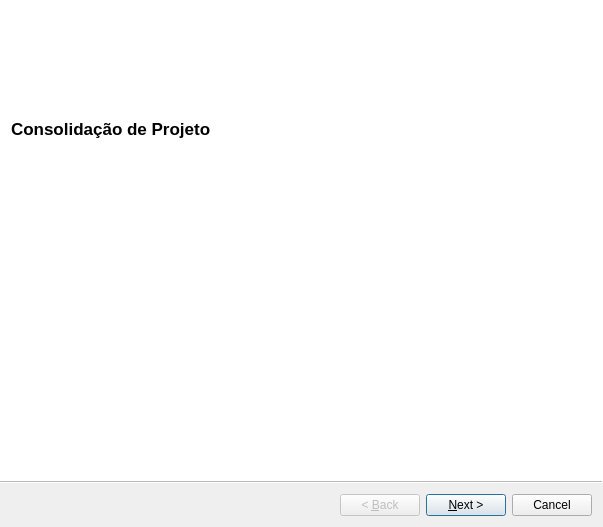
<?xml version="1.0" encoding="UTF-8"?>
<ui version="4.0">
 <class>ProjectConsolidationWizard</class>
 <widget class="QWizard" name="ProjectConsolidationWizard">
  <property name="geometry">
   <rect>
    <x>0</x>
    <y>0</y>
    <width>603</width>
    <height>527</height>
   </rect>
  </property>
  <property name="windowTitle">
   <string>Wizard</string>
  </property>
  <property name="wizardStyle">
   <enum>QWizard::ModernStyle</enum>
  </property>
  <widget class="QWizardPage" name="wizardPage1">
   <property name="title">
    <string>Consolidação de Projeto</string>
   </property>
  </widget>
  <widget class="QWizardPage" name="wizardPage2">
   <property name="title">
    <string>Escolha de documentos</string>
   </property>
   <property name="subTitle">
    <string>Escolha os documentos que irão fazer parte da consolidação:</string>
   </property>
   <layout class="QVBoxLayout" name="verticalLayout">
    <item>
     <widget class="QTreeWidget" name="documentsTreeWidget">
      <column>
       <property name="text">
        <string>Documentos</string>
       </property>
      </column>
     </widget>
    </item>
   </layout>
  </widget>
  <widget class="QWizardPage" name="wizardPage3">
   <property name="title">
    <string>Escolha de Tipos</string>
   </property>
   <property name="subTitle">
    <string>Escolha quais tipos participarão da consolidação:</string>
   </property>
   <layout class="QVBoxLayout" name="verticalLayout_2">
    <item>
     <widget class="QTreeWidget" name="typesTreeWidget">
      <column>
       <property name="text">
        <string>Tipos</string>
       </property>
      </column>
     </widget>
    </item>
   </layout>
  </widget>
  <widget class="QWizardPage" name="wizardPage4">
   <property name="title">
    <string>Definições de Exibição</string>
   </property>
   <property name="subTitle">
    <string>Defina como as cláusulas serão nomeadas e organizadas:</string>
   </property>
   <layout class="QVBoxLayout" name="verticalLayout_9">
    <item>
     <layout class="QVBoxLayout" name="verticalLayout_8">
      <item>
       <widget class="QLabel" name="consistencyLabel">
        <property name="text">
         <string>Manter consistência com consolidações passadas? Caso a consistência seja mantida, cláusulas já consolidadas manterão seus índices. Nesse caso, novas cláusulas terão seus índices mais altos que as cláusulas já consolidadas e a numeração poderá apresentar lacunas. As numerações e índices serão gerados como a consolidação anterior.</string>
        </property>
        <property name="wordWrap">
         <bool>true</bool>
        </property>
       </widget>
      </item>
      <item>
       <layout class="QVBoxLayout" name="verticalLayout_7">
        <item>
         <widget class="QRadioButton" name="yesConsistencyButton">
          <property name="text">
           <string>Sim</string>
          </property>
          <property name="checked">
           <bool>true</bool>
          </property>
         </widget>
        </item>
        <item>
         <widget class="QRadioButton" name="noConsistencyButton">
          <property name="text">
           <string>Não</string>
          </property>
         </widget>
        </item>
       </layout>
      </item>
     </layout>
    </item>
    <item>
     <layout class="QVBoxLayout" name="verticalLayout_4">
      <item>
       <layout class="QVBoxLayout" name="verticalLayout_3">
        <item>
         <widget class="QLabel" name="prefixLabel">
          <property name="enabled">
           <bool>false</bool>
          </property>
          <property name="text">
           <string>Prefixo:</string>
          </property>
         </widget>
        </item>
        <item>
         <layout class="QHBoxLayout" name="horizontalLayout">
          <item>
           <widget class="QCheckBox" name="documentPrefixCheckBox">
            <property name="enabled">
             <bool>false</bool>
            </property>
            <property name="text">
             <string>Prefixo de documento</string>
            </property>
            <property name="checked">
             <bool>true</bool>
            </property>
           </widget>
          </item>
          <item>
           <widget class="QCheckBox" name="typePrefixCheckBox">
            <property name="enabled">
             <bool>false</bool>
            </property>
            <property name="text">
             <string>Prefixo de tipo</string>
            </property>
            <property name="checked">
             <bool>true</bool>
            </property>
           </widget>
          </item>
         </layout>
        </item>
       </layout>
      </item>
     </layout>
    </item>
    <item>
     <layout class="QVBoxLayout" name="verticalLayout_6">
      <item>
       <widget class="QLabel" name="orderLabel">
        <property name="enabled">
         <bool>false</bool>
        </property>
        <property name="text">
         <string>Ordenamento:</string>
        </property>
       </widget>
      </item>
      <item>
       <layout class="QVBoxLayout" name="verticalLayout_5">
        <item>
         <widget class="QRadioButton" name="typeOrderButton">
          <property name="enabled">
           <bool>false</bool>
          </property>
          <property name="text">
           <string>Ordenar por tipos (tipos de ordem maior primeiro)</string>
          </property>
          <property name="checked">
           <bool>true</bool>
          </property>
         </widget>
        </item>
        <item>
         <widget class="QRadioButton" name="documentOrderButton">
          <property name="enabled">
           <bool>false</bool>
          </property>
          <property name="text">
           <string>Como ordenado nos documentos</string>
          </property>
         </widget>
        </item>
       </layout>
      </item>
     </layout>
    </item>
    <item>
     <widget class="QCheckBox" name="unifyDocumentsCheckBox">
      <property name="enabled">
       <bool>false</bool>
      </property>
      <property name="text">
       <string>Juntar todos documentos selecionados em um único</string>
      </property>
     </widget>
    </item>
   </layout>
  </widget>
  <widget class="QWizardPage" name="wizardPage5">
   <property name="title">
    <string>Anexos</string>
   </property>
   <property name="subTitle">
    <string>Escolha quais relatórios serão anexados à consolidação:</string>
   </property>
   <layout class="QVBoxLayout" name="verticalLayout_10">
    <item>
     <widget class="QCheckBox" name="TIMCheckBox">
      <property name="text">
       <string>Definições do Modelo de Informações de Rastreabiliade (TIM)</string>
      </property>
     </widget>
    </item>
    <item>
     <widget class="QCheckBox" name="previousIndexesCheckBox">
      <property name="text">
       <string>Conversões de índices consolidades anteriormente</string>
      </property>
     </widget>
    </item>
    <item>
     <widget class="QCheckBox" name="newClausesReportCheckBox">
      <property name="text">
       <string>Lista de novas cláusulas consolidadas</string>
      </property>
     </widget>
    </item>
    <item>
     <widget class="QCheckBox" name="errorsReportCheckBox">
      <property name="text">
       <string>Relatório de erros encontrados</string>
      </property>
     </widget>
    </item>
   </layout>
  </widget>
 </widget>
 <tabstops>
  <tabstop>documentsTreeWidget</tabstop>
  <tabstop>typesTreeWidget</tabstop>
  <tabstop>yesConsistencyButton</tabstop>
  <tabstop>noConsistencyButton</tabstop>
  <tabstop>documentPrefixCheckBox</tabstop>
  <tabstop>typePrefixCheckBox</tabstop>
  <tabstop>typeOrderButton</tabstop>
  <tabstop>documentOrderButton</tabstop>
  <tabstop>unifyDocumentsCheckBox</tabstop>
  <tabstop>TIMCheckBox</tabstop>
  <tabstop>previousIndexesCheckBox</tabstop>
  <tabstop>newClausesReportCheckBox</tabstop>
  <tabstop>errorsReportCheckBox</tabstop>
 </tabstops>
 <resources/>
 <connections>
  <connection>
   <sender>noConsistencyButton</sender>
   <signal>toggled(bool)</signal>
   <receiver>prefixLabel</receiver>
   <slot>setEnabled(bool)</slot>
   <hints>
    <hint type="sourcelabel">
     <x>76</x>
     <y>216</y>
    </hint>
    <hint type="destinationlabel">
     <x>71</x>
     <y>243</y>
    </hint>
   </hints>
  </connection>
  <connection>
   <sender>noConsistencyButton</sender>
   <signal>toggled(bool)</signal>
   <receiver>documentPrefixCheckBox</receiver>
   <slot>setEnabled(bool)</slot>
   <hints>
    <hint type="sourcelabel">
     <x>51</x>
     <y>216</y>
    </hint>
    <hint type="destinationlabel">
     <x>57</x>
     <y>272</y>
    </hint>
   </hints>
  </connection>
  <connection>
   <sender>noConsistencyButton</sender>
   <signal>toggled(bool)</signal>
   <receiver>typePrefixCheckBox</receiver>
   <slot>setEnabled(bool)</slot>
   <hints>
    <hint type="sourcelabel">
     <x>435</x>
     <y>216</y>
    </hint>
    <hint type="destinationlabel">
     <x>581</x>
     <y>272</y>
    </hint>
   </hints>
  </connection>
  <connection>
   <sender>noConsistencyButton</sender>
   <signal>toggled(bool)</signal>
   <receiver>orderLabel</receiver>
   <slot>setEnabled(bool)</slot>
   <hints>
    <hint type="sourcelabel">
     <x>175</x>
     <y>216</y>
    </hint>
    <hint type="destinationlabel">
     <x>146</x>
     <y>299</y>
    </hint>
   </hints>
  </connection>
  <connection>
   <sender>noConsistencyButton</sender>
   <signal>toggled(bool)</signal>
   <receiver>typeOrderButton</receiver>
   <slot>setEnabled(bool)</slot>
   <hints>
    <hint type="sourcelabel">
     <x>234</x>
     <y>216</y>
    </hint>
    <hint type="destinationlabel">
     <x>256</x>
     <y>328</y>
    </hint>
   </hints>
  </connection>
  <connection>
   <sender>noConsistencyButton</sender>
   <signal>toggled(bool)</signal>
   <receiver>documentOrderButton</receiver>
   <slot>setEnabled(bool)</slot>
   <hints>
    <hint type="sourcelabel">
     <x>206</x>
     <y>216</y>
    </hint>
    <hint type="destinationlabel">
     <x>215</x>
     <y>356</y>
    </hint>
   </hints>
  </connection>
  <connection>
   <sender>noConsistencyButton</sender>
   <signal>toggled(bool)</signal>
   <receiver>unifyDocumentsCheckBox</receiver>
   <slot>setEnabled(bool)</slot>
   <hints>
    <hint type="sourcelabel">
     <x>41</x>
     <y>209</y>
    </hint>
    <hint type="destinationlabel">
     <x>87</x>
     <y>374</y>
    </hint>
   </hints>
  </connection>
  <connection>
   <sender>typeOrderButton</sender>
   <signal>toggled(bool)</signal>
   <receiver>unifyDocumentsCheckBox</receiver>
   <slot>setEnabled(bool)</slot>
   <hints>
    <hint type="sourcelabel">
     <x>289</x>
     <y>319</y>
    </hint>
    <hint type="destinationlabel">
     <x>315</x>
     <y>374</y>
    </hint>
   </hints>
  </connection>
 </connections>
</ui>
